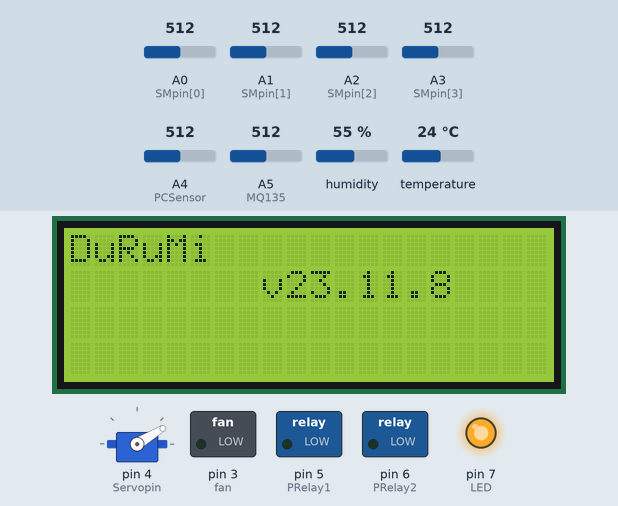
A sketch run on a simulated Arduino Uno, built with avr-gcc and run on an emulated ATmega328P. Shown: servo, 20×4 character LCD, switched loads named in the sketch (green lamp = pin HIGH), output pins drawn as LEDs (lit = HIGH). Dashed ring = blinking. Inputs (shaded band) come from the test bench; at power-on: A0 (SMpin[0]) = 512, A5 (MQ135) = 512, A1 (SMpin[1]) = 512, A2 (SMpin[2]) = 512, A3 (SMpin[3]) = 512, A4 (PCSensor) = 512, humidity 55 %, temperature 24 °C. What the sketch prints to the serial monitor is not drawn.

Above: at 1.2 s.
1.3 s: A0 (SMpin[0]) set to 850
5.5 s: A0 (SMpin[0]) set to 883
At 7.0 s:
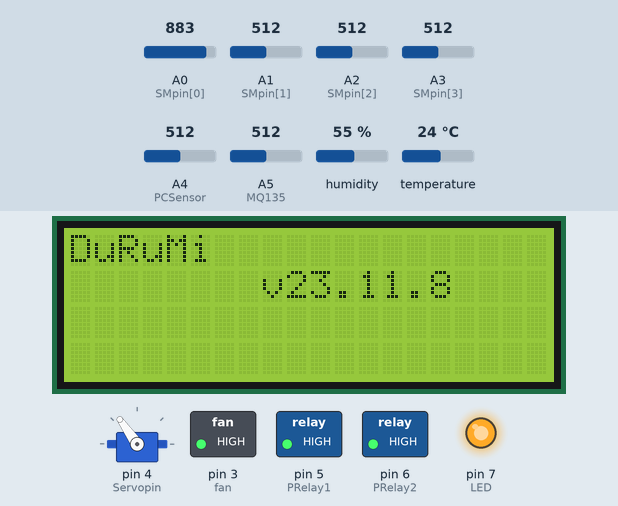
9.7 s: A5 (MQ135) set to 322
11.8 s: A5 (MQ135) set to 298
At 12.8 s:
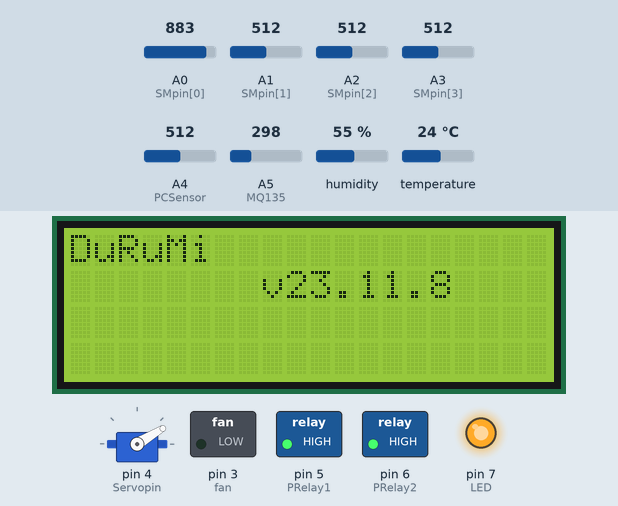
16.0 s: A5 (MQ135) set to 716
At 17.8 s:
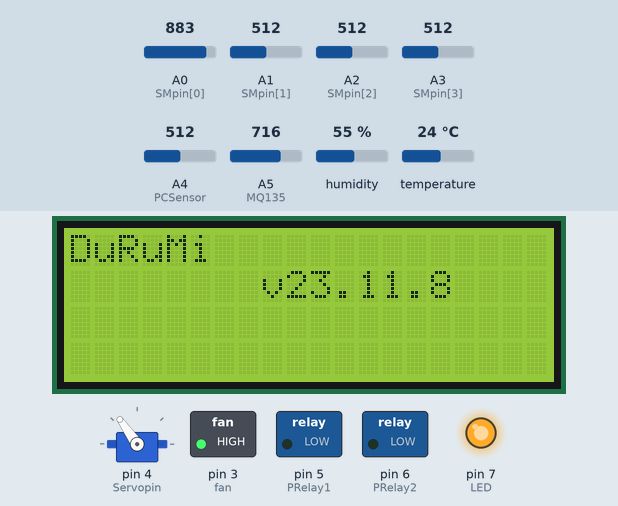
20.2 s: A5 (MQ135) set to 306
At 22.8 s:
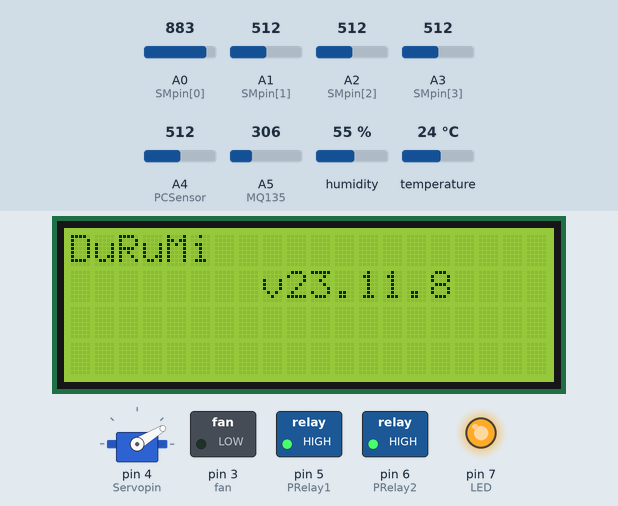
Timing chart, 0 to 25.4 s (numbered marks = the images above; inputs shaded):
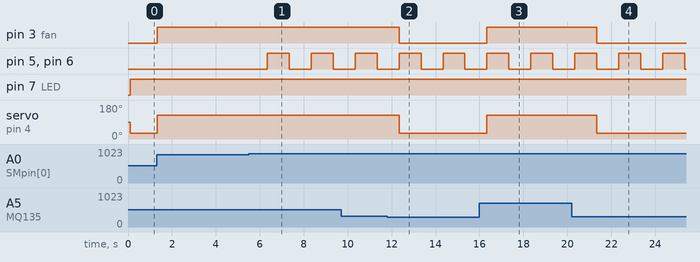

Measured:
- the behaviour switches between 867 and 868 on A0 (SMpin[0]) (found by bisection; images 0 and 1)
- the behaviour switches between 310 and 309 on A5 (MQ135) (found by bisection; images 1 and 2)
- after the input at 5.5 s, pin 5 (PRelay1), pin 6 (PRelay2): alternates HIGH for 1.0 s and LOW for 1.0 s, starting after 0.84 s
- after the input at 11.8 s, pin 3 (fan): HIGH → LOW after 0.54 s; servo on pin 4 (Servopin): 125° → 31° after 0.54 s
- after the input at 16.0 s, pin 3 (fan): LOW → HIGH after 0.34 s; servo on pin 4 (Servopin): 31° → 125° after 0.34 s
- after the input at 20.2 s, pin 3 (fan): HIGH → LOW after 1.1 s; servo on pin 4 (Servopin): 125° → 31° after 1.1 s

The sketch:

main.ino
```cpp
#include <DFRobot_DHT11.h>
#include <Wire.h>
#include <LiquidCrystal_I2C.h>
#include <Servo.h>
#define DHT11_delay 1000
#define ProSM       750
#define PT          1000
#define ST          1000
#define ProCO2      1800
#define ProPC       400
#define CLOSE       31
#define OPEN        125

////////////////////////////////////////////////////////////////////////////////////////////

int SMpin[4] = {A0, A1, A2, A3};
int SMSensor[4];
double MeanSM = 0;
int THpin = 2;
DFRobot_DHT11 THSensor;
LiquidCrystal_I2C lcd(0x27,20,4);
int PCSensor = A4;
int PCval = 0;
int fan = 3;
int MQ135 = A5;
int avrPPM;
int co2PPM;
int PRelay1 = 5;
int PRelay2 = 6;
Servo servo;
int Servopin = 4;
unsigned long Ptime;
unsigned long Stime;
unsigned long now;
int LED = 7;
bool RP = 1;

////////////////////////////////////////////////////////////////////////////////////////////

int f1(){
  // 수분 많을 때
  if(MeanSM < ProSM){
    return 0;
  }

  //수분 부족
  else if(MeanSM > ProSM + 50){
    return 1;
  }
}

int f2(){
  // 어두울 때
  if(PCval > ProPC){
    return 1;
  }

  //밝을 때
  else if(PCval < ProPC - 25){
    return 0;
  }
}

int f3(){
  if(co2PPM > ProCO2){
    return 1;
  }
  else if(co2PPM < ProCO2 - 10){
    return 0;
  }
}

void SDisplay(){
  Serial.print("MeanSM: "); Serial.print(MeanSM);
  Serial.print("\t\ttemp: "); Serial.print(THSensor.temperature);
  Serial.print("\thumi: "); Serial.print(THSensor.humidity);
  Serial.print("\tphoto: "); Serial.print(PCval);
  Serial.print("\tCO2: "); Serial.println(co2PPM);

  Serial.print("Pump: "); Serial.print(f1());
  Serial.print("\tLED: "); Serial.print(f2());
  Serial.print("\tfan: "); Serial.println(f3());

  Serial.println();
}

void ServoWrite(int pos){
  servo.write(pos);
}

void FanWrite(bool a){
  digitalWrite(fan, a);
}

void PumpWrite(bool a){
  unsigned long t = now - Ptime;

  if(2*PT <= t){
    Ptime = now;
    return;
  }

  // if(RP != a){
  //   RP = a;
  //   digitalWrite(PRelay1, a);
  //   digitalWrite(PRelay2, !a);
  //   delay(1000);
  //   return;
  // }

  if(!a){
    digitalWrite(PRelay1, 0);
    digitalWrite(PRelay2, 0);
    return;
  }

  if(t < PT){
    digitalWrite(PRelay1, 1);
    digitalWrite(PRelay2, 1);
  }
  else if(PT <= t){
    digitalWrite(PRelay1, 0);
    digitalWrite(PRelay2, 0);
  }
}

void LEDWrite(int a){
  digitalWrite(LED, a);
}

int averageMQ135(){
  byte count = 10;
  float value = 0;

  for(int i=0;i<count;i++){
    value += analogRead(MQ135);
    delay(20);
  }

  value = value / count;
  return value;
}

void SMtoPump(){
  // 수분 많을 때
  if(MeanSM < ProSM){
    PumpWrite(0);
  }

  //수분 부족
  else if(MeanSM > ProSM + 50){
    PumpWrite(1);
  }
}

void MQ135toFan(){
  if(co2PPM > ProCO2){
    FanWrite(1);
    ServoWrite(OPEN);
  }
  else if(co2PPM < ProCO2 - 10){
    FanWrite(0);
    ServoWrite(CLOSE);
  }
}

void PCtoLED(){
  LEDWrite(1);
  // // 어두울 때
  // if(PCval > ProPC){
  //   LEDWrite(1);
  // }

  // //밝을 때
  // else if(PCval < ProPC - 25){
  //   LEDWrite(0);
  // }
}

void SensorInput(){
  unsigned long t = now - Stime;

  if(t < ST) return;

  // 토양 습도 센서
  for(int i=0;i<4;i++){
    SMSensor[i] = analogRead(SMpin[i]);
    MeanSM += SMSensor[i];

    // Serial.print(SMSensor[i]);
    // Serial.print(" ");
  }
  // Serial.println();
  MeanSM /= 4;

  // 온습도 센서
  THSensor.read(THpin);

  // 광도 센서
  PCval = analogRead(PCSensor);

  // MQ135 센서
  avrPPM = averageMQ135();
  co2PPM = map(avrPPM, 0, 1023, 400, 5000);

  SDisplay();

  Stime = now;
}

////////////////////////////////////////////////////////////////////////////////////////////

void setup() {
  Serial.begin(9600);

  pinMode(fan, OUTPUT);
  pinMode(PRelay1, OUTPUT);
  pinMode(PRelay2, OUTPUT);
  pinMode(LED, OUTPUT);

  servo.attach(Servopin);

  lcd.init();
  lcd.backlight();

  lcd.setCursor(0,0);
  lcd.print("DuRuMi          ");
  lcd.setCursor(0,1);
  lcd.print("        v23.11.8");

  Ptime = millis();
  Stime = Ptime;
}

void loop() {
  now = millis();
  if(Ptime > now) Ptime -= 4294967295;
  if(Stime > now) Stime -= 4294967295;

  SensorInput();

  MQ135toFan();
  PCtoLED();
  SMtoPump();
}
```
